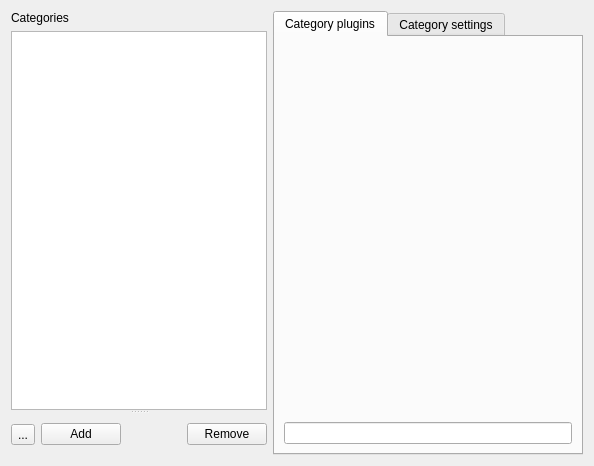
<?xml version="1.0" encoding="UTF-8"?>
<ui version="4.0">
 <class>categoriesPage</class>
 <widget class="QWidget" name="categoriesPage">
  <property name="geometry">
   <rect>
    <x>0</x>
    <y>0</y>
    <width>594</width>
    <height>466</height>
   </rect>
  </property>
  <property name="windowTitle">
   <string comment="KDE::DoNotExtract">Form</string>
  </property>
  <layout class="QHBoxLayout" name="horizontalLayout">
   <item>
    <widget class="QSplitter" name="splitter_2">
     <property name="orientation">
      <enum>Qt::Vertical</enum>
     </property>
     <widget class="QWidget" name="layoutWidget">
      <layout class="QVBoxLayout" name="verticalLayout_2">
       <item>
        <widget class="QLabel" name="label_4">
         <property name="text">
          <string>Categories</string>
         </property>
        </widget>
       </item>
       <item>
        <widget class="KListWidget" name="enabled_categories_listwidget"/>
       </item>
      </layout>
     </widget>
     <widget class="QWidget" name="layoutWidget_2">
      <layout class="QHBoxLayout" name="horizontalLayout_4">
       <item>
        <widget class="QToolButton" name="toolButton">
         <property name="text">
          <string>...</string>
         </property>
        </widget>
       </item>
       <item>
        <widget class="KPushButton" name="kpushbutton">
         <property name="text">
          <string>Add</string>
         </property>
        </widget>
       </item>
       <item>
        <spacer name="horizontalSpacer_3">
         <property name="orientation">
          <enum>Qt::Horizontal</enum>
         </property>
         <property name="sizeHint" stdset="0">
          <size>
           <width>40</width>
           <height>20</height>
          </size>
         </property>
        </spacer>
       </item>
       <item>
        <widget class="KPushButton" name="kpushbutton_3">
         <property name="text">
          <string>Remove</string>
         </property>
        </widget>
       </item>
      </layout>
     </widget>
    </widget>
   </item>
   <item>
    <widget class="KTabWidget" name="category_tabwidget">
     <property name="currentIndex">
      <number>0</number>
     </property>
     <widget class="QWidget" name="tab_2">
      <attribute name="title">
       <string>Category plugins</string>
      </attribute>
      <layout class="QVBoxLayout" name="verticalLayout_6">
       <item>
        <widget class="KActionSelector" name="plugins_selector"/>
       </item>
       <item>
        <widget class="KListWidgetSearchLine" name="klistwidgetsearchline"/>
       </item>
      </layout>
     </widget>
     <widget class="QWidget" name="tab">
      <attribute name="title">
       <string>Category settings</string>
      </attribute>
      <layout class="QHBoxLayout" name="horizontalLayout_11">
       <item>
        <widget class="QScrollArea" name="scrollArea">
         <property name="widgetResizable">
          <bool>true</bool>
         </property>
         <widget class="QWidget" name="scrollAreaWidgetContents">
          <property name="geometry">
           <rect>
            <x>0</x>
            <y>0</y>
            <width>380</width>
            <height>414</height>
           </rect>
          </property>
          <layout class="QVBoxLayout" name="verticalLayout_7">
           <item>
            <layout class="QGridLayout" name="gridLayout_2">
             <item row="0" column="0">
              <widget class="QLabel" name="label_6">
               <property name="text">
                <string>Query</string>
               </property>
              </widget>
             </item>
             <item row="0" column="2">
              <widget class="KPushButton" name="query_show_button">
               <property name="text">
                <string>show&gt;&gt;</string>
               </property>
               <property name="checkable">
                <bool>true</bool>
               </property>
              </widget>
             </item>
             <item row="1" column="0" colspan="3">
              <widget class="KTextEdit" name="query_edit">
               <property name="documentTitle">
                <string/>
               </property>
               <property name="acceptRichText">
                <bool>false</bool>
               </property>
              </widget>
             </item>
             <item row="0" column="1">
              <spacer name="horizontalSpacer_5">
               <property name="orientation">
                <enum>Qt::Horizontal</enum>
               </property>
               <property name="sizeHint" stdset="0">
                <size>
                 <width>40</width>
                 <height>20</height>
                </size>
               </property>
              </spacer>
             </item>
            </layout>
           </item>
           <item>
            <layout class="QGridLayout" name="gridLayout_4">
             <item row="0" column="0">
              <widget class="QLabel" name="label_9">
               <property name="text">
                <string>Query prefix</string>
               </property>
              </widget>
             </item>
             <item row="0" column="2">
              <widget class="KPushButton" name="prefix_show_button">
               <property name="text">
                <string>show&gt;&gt;</string>
               </property>
               <property name="checkable">
                <bool>true</bool>
               </property>
              </widget>
             </item>
             <item row="0" column="1">
              <spacer name="horizontalSpacer_7">
               <property name="orientation">
                <enum>Qt::Horizontal</enum>
               </property>
               <property name="sizeHint" stdset="0">
                <size>
                 <width>40</width>
                 <height>20</height>
                </size>
               </property>
              </spacer>
             </item>
             <item row="1" column="0" colspan="3">
              <widget class="KTextEdit" name="query_prefix_edit">
               <property name="documentTitle">
                <string/>
               </property>
               <property name="acceptRichText">
                <bool>false</bool>
               </property>
              </widget>
             </item>
            </layout>
           </item>
           <item>
            <layout class="QHBoxLayout" name="horizontalLayout_5">
             <item>
              <widget class="QLabel" name="label_7">
               <property name="text">
                <string>Polling interval</string>
               </property>
              </widget>
             </item>
             <item>
              <spacer name="horizontalSpacer_8">
               <property name="orientation">
                <enum>Qt::Horizontal</enum>
               </property>
               <property name="sizeHint" stdset="0">
                <size>
                 <width>40</width>
                 <height>20</height>
                </size>
               </property>
              </spacer>
             </item>
             <item>
              <widget class="KIntSpinBox" name="interval_spinbox"/>
             </item>
            </layout>
           </item>
           <item>
            <layout class="QHBoxLayout" name="horizontalLayout_13">
             <item>
              <widget class="QLabel" name="label_16">
               <property name="text">
                <string>Plugin select algorithm</string>
               </property>
              </widget>
             </item>
             <item>
              <spacer name="horizontalSpacer_15">
               <property name="orientation">
                <enum>Qt::Horizontal</enum>
               </property>
               <property name="sizeHint" stdset="0">
                <size>
                 <width>40</width>
                 <height>20</height>
                </size>
               </property>
              </spacer>
             </item>
             <item>
              <widget class="KComboBox" name="plugin_algo_combobox">
               <property name="autoCompletion">
                <bool>false</bool>
               </property>
               <item>
                <property name="text">
                 <string>All</string>
                </property>
               </item>
               <item>
                <property name="text">
                 <string>Stepwise</string>
                </property>
               </item>
              </widget>
             </item>
            </layout>
           </item>
           <item>
            <spacer name="verticalSpacer">
             <property name="orientation">
              <enum>Qt::Vertical</enum>
             </property>
             <property name="sizeHint" stdset="0">
              <size>
               <width>20</width>
               <height>40</height>
              </size>
             </property>
            </spacer>
           </item>
          </layout>
         </widget>
        </widget>
       </item>
      </layout>
     </widget>
    </widget>
   </item>
  </layout>
 </widget>
 <customwidgets>
  <customwidget>
   <class>KIntSpinBox</class>
   <extends>QSpinBox</extends>
   <header>knuminput.h</header>
  </customwidget>
  <customwidget>
   <class>KListWidget</class>
   <extends>QListWidget</extends>
   <header>klistwidget.h</header>
  </customwidget>
  <customwidget>
   <class>KPushButton</class>
   <extends>QPushButton</extends>
   <header>kpushbutton.h</header>
  </customwidget>
  <customwidget>
   <class>KLineEdit</class>
   <extends>QLineEdit</extends>
   <header>klineedit.h</header>
  </customwidget>
  <customwidget>
   <class>KComboBox</class>
   <extends>QComboBox</extends>
   <header>kcombobox.h</header>
  </customwidget>
  <customwidget>
   <class>KTabWidget</class>
   <extends>QTabWidget</extends>
   <header>ktabwidget.h</header>
   <container>1</container>
  </customwidget>
  <customwidget>
   <class>KActionSelector</class>
   <extends>QWidget</extends>
   <header>kactionselector.h</header>
  </customwidget>
  <customwidget>
   <class>KListWidgetSearchLine</class>
   <extends>KLineEdit</extends>
   <header>klistwidgetsearchline.h</header>
  </customwidget>
  <customwidget>
   <class>KTextEdit</class>
   <extends>QTextEdit</extends>
   <header>ktextedit.h</header>
  </customwidget>
 </customwidgets>
 <resources/>
 <connections>
  <connection>
   <sender>query_show_button</sender>
   <signal>toggled(bool)</signal>
   <receiver>query_edit</receiver>
   <slot>setVisible(bool)</slot>
   <hints>
    <hint type="sourcelabel">
     <x>525</x>
     <y>55</y>
    </hint>
    <hint type="destinationlabel">
     <x>435</x>
     <y>130</y>
    </hint>
   </hints>
  </connection>
  <connection>
   <sender>prefix_show_button</sender>
   <signal>toggled(bool)</signal>
   <receiver>query_prefix_edit</receiver>
   <slot>setVisible(bool)</slot>
   <hints>
    <hint type="sourcelabel">
     <x>515</x>
     <y>234</y>
    </hint>
    <hint type="destinationlabel">
     <x>460</x>
     <y>293</y>
    </hint>
   </hints>
  </connection>
 </connections>
</ui>
